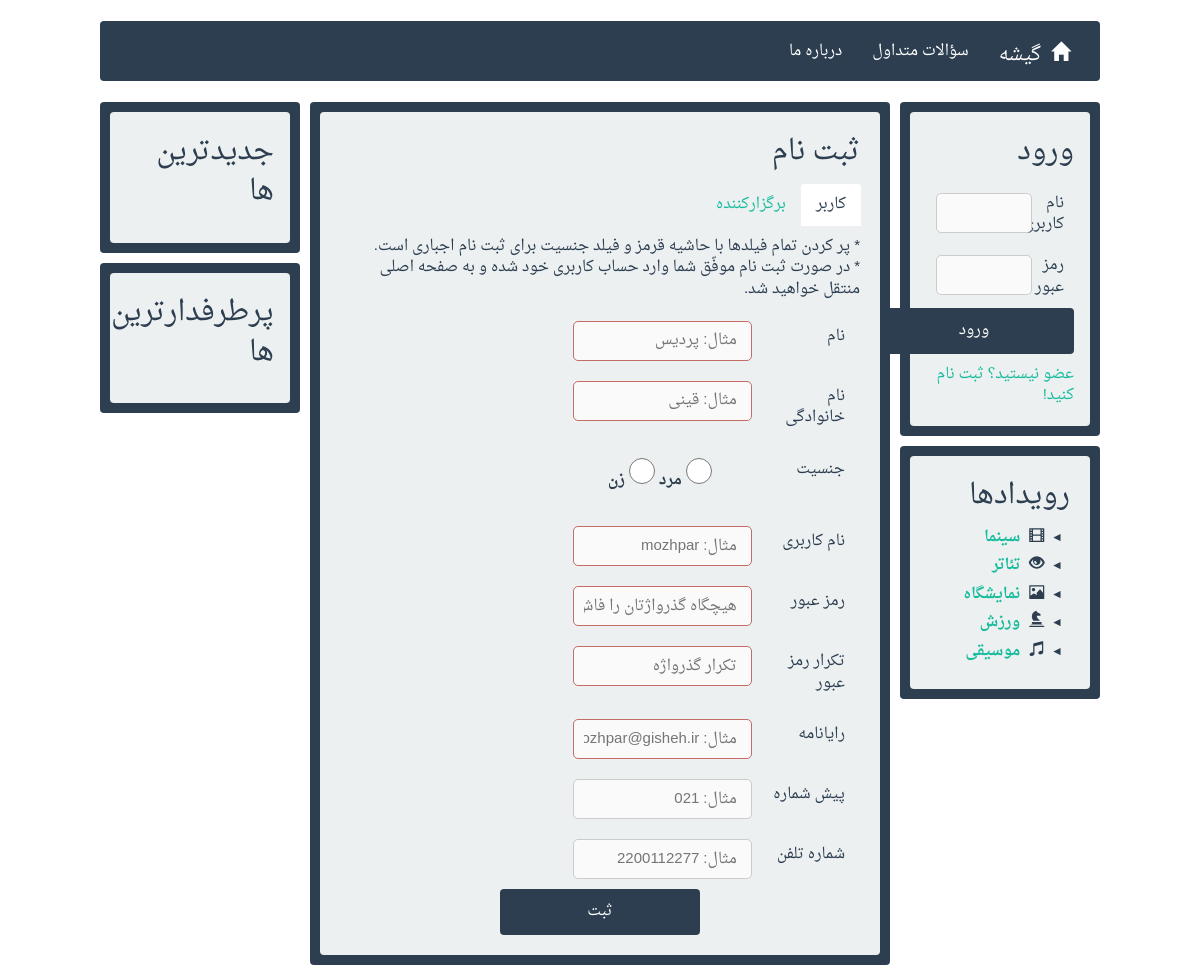
Page /register/ on the earlier database version.
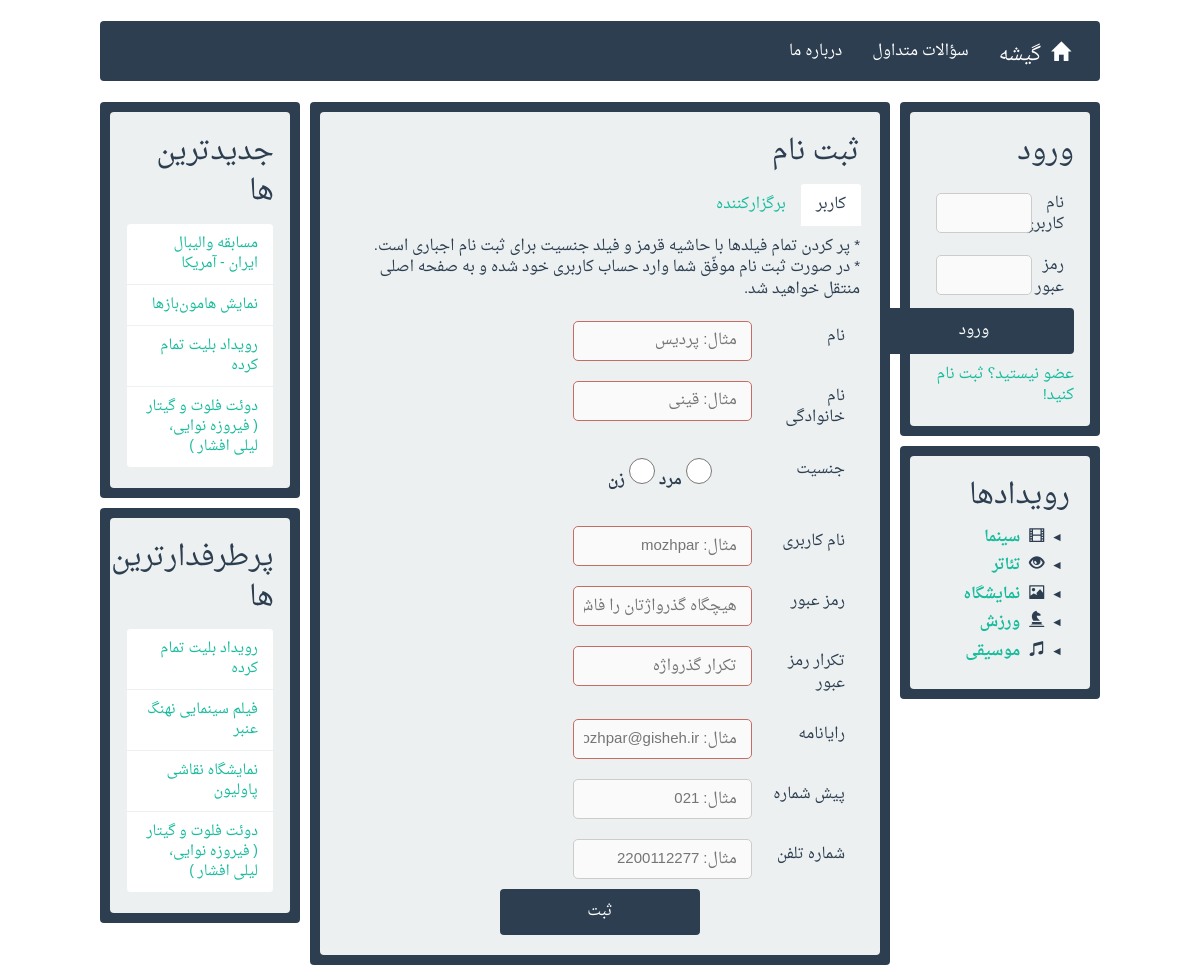
Same page on the later database version.
### services/models.py (models this page shows, shortened)
class Category(models.Model):
	category_name = models.CharField(max_length=100)
	category_glyphicon = models.CharField(max_length=30, null=True, blank=True)
	class Meta:
		verbose_name_plural = "دسته‌ها"
		verbose_name = "دسته"

class Event(models.Model):
	category = models.ForeignKey(Category)
	subcategory = ChainedForeignKey(SubCategory,
		chained_field="category",
		chained_model_field="category",
		show_all=False,
        auto_choose=True)
	event_title = models.CharField(max_length=255)
	event_image = models.ImageField(upload_to='media/', blank=True, default="media/noimage.png")
	event_place = models.CharField(max_length=255)
	event_description = models.TextField(blank=True)
	event_date = models.DateField()
	event_time = models.TimeField()
	event_deadline_date = models.DateField()
	event_deadline_time = models.TimeField()
	submit_date = models.DateTimeField(default=datetime.now)
	organizer = models.ForeignKey(Organizer)
	event_avg_rate = models.FloatField(default=0.0)
	class Meta:
		verbose_name_plural = "رویدادها"
		verbose_name = "رویداد"

### users/views.py (the view)
# urls.py: url(r'^register/$', 'users.views.register'),
def register(request):
	layout = get_layout()
	if request.method == 'POST':
		if 'member-reg-btn' in request.POST:
			form = MemberRegModelForm(request.POST)
			if form.is_valid():
				username = form.cleaned_data['member_username']
				password = form.cleaned_data['member_password']
				email = form.cleaned_data['member_email']
				member = form.save(commit=False)
				user = User.objects.create_user(username=username, email=email, password=password)
				user.first_name = form.cleaned_data['member_first_name']
				user.last_name = form.cleaned_data['member_last_name']
				user.save()
				member.user = user
				member.save()
				user = authenticate(username=username, password=password)
				login(request, user)
				request.session['user_type'] = 'member'
				request.method = 'GET'
				return HttpResponseRedirect('/')
			else:
				organizer_form = OrganizerRegModelForm()
				login_form = LoginForm()
				return render(request, 'register.html', {'member_form': form,
														 'organizer_form': organizer_form,
														 'form': login_form,
														 'visitor': True,
														 'categories': layout['categories'],
														 'newest': layout['newest'],
														 'most_populars': layout['most_populars']})
		else:
			form = OrganizerRegModelForm(request.POST)
			if form.is_valid():
				username = form.cleaned_data['organizer_username']
				password = form.cleaned_data['organizer_password']
				email = form.cleaned_data['organizer_email']
				organizer = form.save(commit=False)
				user = User.objects.create_user(username=username, email=email, password=password)
				user.first_name = form.cleaned_data['organizer_first_name']
				user.last_name = form.cleaned_data['organizer_last_name']
				user.save()
				organizer.user = user
				organizer.save()
				user = authenticate(username=username, password=password)
				login(request, user)
				request.session['user_type'] = 'organizer'
				request.method = 'GET'
				return HttpResponseRedirect('/')
			else:
				member_form = MemberRegModelForm()
				login_form = LoginForm()
				return render(request, 'register.html', {'member_form': member_form,
														 'organizer_form': form,
														 'form': login_form,
														 'visitor': True,
														 'categories': layout['categories'],
														 'newest': layout['newest'],
														 'most_populars': layout['most_populars']})
	else:
		member_form = MemberRegModelForm()
		organizer_form = OrganizerRegModelForm()
		form = LoginForm()
		return render(request, 'register.html', {'member_form': member_form,
												'organizer_form': organizer_form,
												'form': form,
												'visitor': True,
												'categories': layout['categories'],
												'newest': layout['newest'],
												'most_populars': layout['most_populars']})

### users/views.py (called while the page is built)
def get_layout():
	categories = Category.objects.all()
	most_populars = Event.objects.exclude(event_deadline_date__lt=datetime.datetime.now().date()).exclude(event_deadline_date=datetime.datetime.now().date(), event_deadline_time__lt=datetime.datetime.now().time()).order_by('-event_avg_rate')[:4]
	newest = Event.objects.exclude(event_deadline_date__lt=datetime.datetime.now().date()).exclude(event_deadline_date=datetime.datetime.now().date(), event_deadline_time__lt=datetime.datetime.now().time()).order_by('-submit_date')[:4]
	return {'categories': categories, 'newest': newest, 'most_populars': most_populars}

### users/templates/register.html (shortened to what this page needs)
{% extends "layout.html" %}
{% block content %}
	<div id="reg-form" style="border-radius: 4px">
		<div class="well" style="margin: 0px;">
			<p style="font-size: 28px;">ثبت نام</p>
			<ul class="nav nav-tabs" role="tablist">
				<li role="presentation" class="active"><a href="#user" aria-controls="user" role="tab" data-toggle="tab">کاربر</a></li>
				<li role="presentation"><a href="#organizer" aria-controls="organizer" role="tab" data-toggle="tab">برگزارکننده</a></li>
			</ul>
			<div class="tab-content">
				<div role="tabpanel" class="tab-pane active" id="user">
					<div>
						<p style="margin-top: 10px;">* پر کردن تمام فیلدها با حاشیه قرمز و فیلد جنسیت برای ثبت نام اجباری است.
						<br />
						* در صورت ثبت نام موفّق شما وارد حساب کاربری خود شده و به صفحه اصلی منتقل خواهید شد.
						</p>
						<form name="memberRegForm" value="memberRegForm" action="/register/" method="post" onsubmit="return validateMemberRegForm()">
							{% for field in member_form %}
							<div class="row" style="background-color: #ecf0f1; margin: 0px;">
								<div class="col-md-2" style="padding: 5px">{{ field.label }}</div>
								<div class="col-md-5">{{ field }}</div>
								<div class="col-md-5 has-error" style="color: red;">{{ field.errors }}</div>
							</div>
							{% endfor %}
							<button name="member-reg-btn" value="member-reg-btn" class="btn btn-primary btn-block" type="submit" style="width: 200px;">ثبت</button>
						</form>
					</div>
				</div>
			</div>
		</div>
	</div>
{% endblock %}

### services/templates/layout.html (shortened to what this page needs)
<!DOCTYPE html>
<html dir="rtl">
<head>
	{% load staticfiles %}
	<link rel="stylesheet" href="{% static "styles/bootstrap.min.css" %}" />
	<link rel="stylesheet" href="{% static "styles/bootstrap-rtl.min.css" %}" />
	<link rel="stylesheet" href="{% static "styles/farsi-fonts.css" %}">
	<link rel="stylesheet" href="{% static "styles/mcustom.css" %}" />
	<link rel="stylesheet" href="{% static "styles/slick.css" %}" />
	<link rel="stylesheet" href="{% static "styles/slick-theme.css" %}" />
</head>
<body>
	<nav class="navbar navbar-default col-md-10 col-md-offset-1 hidden-print">
		<div class="navbar-header">
			<a class="navbar-brand" href="/" tabindex="-1" style="outline: none"><span class="glyphicon glyphicon-home" style="margin-left: 10px;"></span>گیشه</a>
		</div>
		<div class="collapse navbar-collapse" id="bs-example-navbar-collapse-1">
			<ul class="nav navbar-nav">
				<li><a href="/FAQ/" tabindex="-1" style="outline: none">سؤالات متداول</a></li>
				<li><a href="/Gisheh/" tabindex="-1" style="outline: none">درباره ما</a></li>
			</ul>
		</div>
	</nav>
	<aside id="sidebar-1" class="col-md-2 col-md-offset-1 hidden-print">
		{% if visitor %}
		<div class="row" style="border-radius: 4px">
			<div class="col-md-12 well" style="margin: 0px;">
				<p style="font-size: 28px;">ورود</p>
				<form action="/" method="post">
					{% for field in form %}
					<div class="row" style="background-color: #ecf0f1; margin: 0px;">
						<div class="col-md-3" style="padding: 0px;">{{ field.label }}</div>
						<div class="col-md-9" style="padding: 0px;">{{ field }}</div>
					</div>
					{% endfor %}
					{% if bad_login %}
					<button id="login-btn" class="btn btn-danger btn-block" type="submit" style="width: 200px; margin-bottom: 10px;">ورود ناموفّق</button>
					{% else %}
					<button id="login-btn" class="btn btn-primary btn-block" type="submit" style="width: 200px; margin-bottom: 10px;">ورود</button>
					{% endif %}
				</form>
				<a href="/register/" tabindex="-1" style="outline: none">عضو نیستید؟ ثبت نام کنید!</a>
			</div>
		</div>
		{% endif %}
		<div class="row" style="border-radius: 4px">
			<div id="sidebar" class="well" style="margin: 0px;">
				<p style="font-size: 28px;">رویدادها</p>
				{% for category in categories %}
				<details>
					<summary>
						<i style="margin-left: 5px; margin-right: 3px" class="glyphicon glyphicon-{{ category.category_glyphicon }}"></i>
						<b><a class="clicked" href="/events/{{ category.category_name }}/" tabindex="-1" style="outline: none">{{ category.category_name }}</a></b>
					</summary>
				</details>
				{% endfor %}
			</div>
		</div>
	</aside>
	<section class="col-md-6 main">
		{% block content %}
		{% endblock %}
	</section>
	<aside id="sidebar-2" class="col-md-2 hidden-print">
		<div class="row" style="border-radius: 4px">
			<div class="col-md-12 well" style="margin: 0px;">
				<p style="font-size: 28px;">جدیدترین ها</p>
				<ul class="list-group" style="margin: 0;">
					{% for event in newest %}
					<li class="list-group-item">
						<a class="airview" data-content="{{ event.event_image.url }}" href="/events/{{ event.id }}/" tabindex="-1" style="outline: none">
							<p style="margin-bottom: 0px; font-size: 14px;">{{ event.event_title }}</p>
						</a>
					</li>
					{% endfor %}
				</ul>
			</div>
		</div>
		<div class="row" style="border-radius: 4px">
			<div class="col-md-12 well" style="margin: 0px;">
				<p style="font-size: 28px;">پرطرفدارترین ها</p>
				<ul class="list-group" style="margin: 0;">
					{% for event in most_populars %}
					<li class="list-group-item">
						<a class="airview" data-content="{{ event.event_image.url }}" href="/events/{{ event.id }}/" tabindex="-1" style="outline: none">
							<p style="margin-bottom: 0px; font-size: 14px;">{{ event.event_title }}</p>
						</a>
					</li>
					{% endfor %}
				</ul>
			</div>
		</div>
	</aside>
</body>
</html>

Differences in the rows shown:
added Event: event_title "مسابقه والیبال ایران - آمریکا"
now on this page (row edited): Event: event_title "نمایش هامون‌بازها"
now on this page (row edited): Event: event_title "رویداد بلیت تمام کرده"
now on this page (row edited): Event: event_title "دوئت فلوت و گيتار ( فيروزه نوايی، ليلی افشار )"
now on this page (row edited): Event: event_title "فیلم سینمایی نهنگ عنبر"
now on this page (row edited): Event: event_title "نمایشگاه نقاشی پاولیون"
